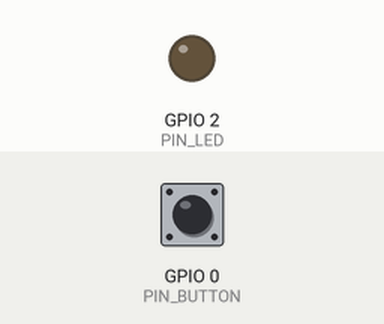
Bench run of a sketch on a simulated ESP32. Shown: output pins drawn as LEDs (lit = HIGH). The test bench sets the inputs (shaded band); at power-on: GPIO 0 (PIN_BUTTON) HIGH. WiFi joins after 1.5 s; servers stay silent unless stated; what the sketch prints to the serial monitor is not drawn.

Above: at 2.2 s.
Timing chart, 0 to 3.5 s (numbered marks = the images above):
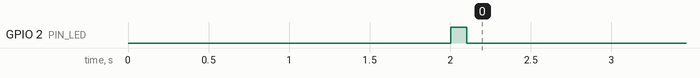

The sketch:

GET_api.ino
```cpp
#include<WiFi.h>
#include<HTTPClient.h>

#define PIN_LED 2
#define PIN_BUTTON 0
#define DEBOUNCE_DELAY 300

#define GET_DELAY 3000

#define SSID "AK"
#define PASS "diot123456"

#define HOST "http://192.168.77.205:8080"

unsigned long lastDebounceTime = 0;

int numberToSend = 1234;

unsigned long lastGETTime = 0;

bool ledState = false;

void setup()
{
  // put your setup code here, to run once:

  pinMode(PIN_LED,OUTPUT);
  pinMode(PIN_BUTTON,INPUT);

  Serial.begin(115200);

  Serial.println("\n Connecting to: " + (String)SSID);

  WiFi.begin(SSID,PASS);

  while(WiFi.status() != WL_CONNECTED)
  {
    Serial.print(".");
    delay(1000);
  }

  Serial.println("");
  Serial.print("IP addr: ");
  Serial.println(WiFi.localIP());

  Serial.print("MAC addr: ");
  Serial.println(WiFi.macAddress());

  digitalWrite(PIN_LED, HIGH);
  delay(100);
  digitalWrite(PIN_LED, LOW);

  Serial.println("Setup complete..");

}

void loop()
{
  // put your main code here, to run repeatedly:
  int reading = digitalRead(PIN_BUTTON);

  unsigned long currentTime = millis();

  if((reading == LOW) && ((currentTime - lastDebounceTime) > DEBOUNCE_DELAY))
  {
    lastDebounceTime = currentTime;

    String macAddr = WiFi.macAddress();
    String textToSend = "ESP32 " + macAddr + " value " + (String)numberToSend;

    numberToSend++;

    Serial.print("button pressed, Sending : ");
    Serial.println(textToSend);

    postRequest(textToSend);
  }

  currentTime = millis();

  if((currentTime - lastDebounceTime)> GET_DELAY)
  {
    lastGETTime = currentTime;
    String result = getRequest();

    Serial.print("Return value...");
    Serial.println(result);

    if(result == "on" && ledState == false)
    {
      ledState = true;
      digitalWrite(PIN_LED, HIGH)      ;
    }
    else if(result == "off" && ledState == true)
    {
      ledState = false;
      digitalWrite(PIN_LED, LOW)      ;
    }

  }

}

// -------------- getRequest() ------------------------------------------
String getRequest()
{
  HTTPClient http;

  http.begin(HOST);

  http.addHeader("Content-Type", "text/plain");
  int httpCode = http.GET()  ;
  String  payload = http.getString();

  http.end();

}

// ------------------- postRequest() ------------------------

void postRequest(String message)
{
  HTTPClient http;

  http.begin(HOST);
  http.addHeader("Content-Type", "text/plain");

  int httpCode = http.POST(message)  ;
  String  payload = http.getString();

  Serial.println(httpCode);
  Serial.println(payload);

  http.end();
}
```
